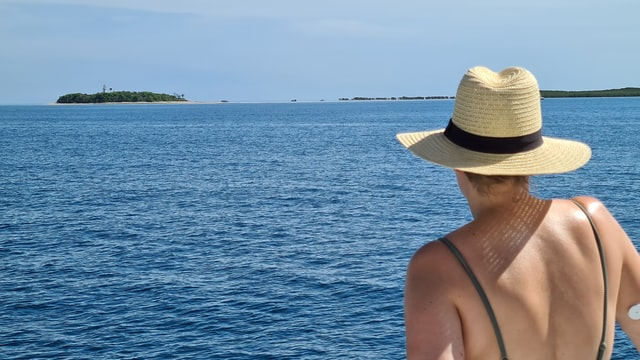
#> input picture images/img2.jpg, 640 x 360 px
$ python RGB_to_binary.py
#> lines starting #> are read from the running program, lines starting #| are printed output that depends on the picture; after the words box and inside, x2 and y2 are one past the last pixel; in counts of white or black regions, pixels touching at a corner belong together
import cv2

# importing the image as grayscale image
img = cv2.imread("images/img2.jpg",0)
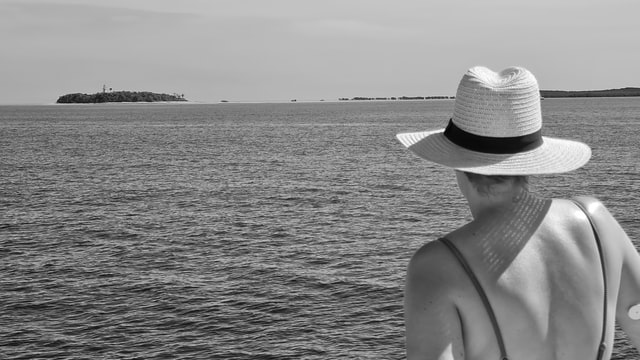
#> img: shape (360, 640); min 0, max 255, mean 136
cv2.imshow("Original image", img)
cv2.waitKey(0)

# converting the image to binary image
ret, binary_image = cv2.threshold(img, 127, 255, cv2.THRESH_BINARY)
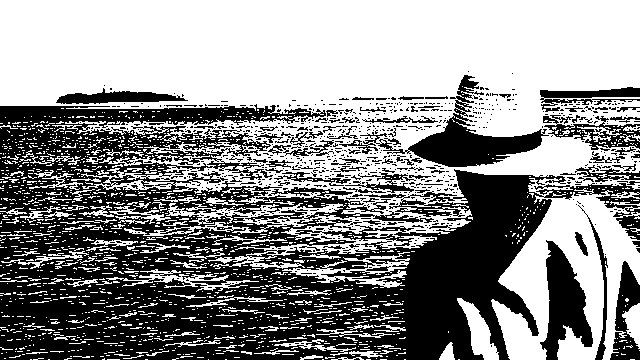
#> binary_image: shape (360, 640); 55.6% white; 819 black regions (731 under 20 px), largest, box (x1, y1, x2, y2) and area: (0, 104, 640, 360) 81639, (339, 75, 549, 167) 4387, (540, 240, 593, 360) 3237
cv2.imshow("Binary Image", binary_image)
cv2.waitKey(0)

cv2.destroyAllWindows()

$ run again, with images/img1.jpg copied over images/img2.jpg
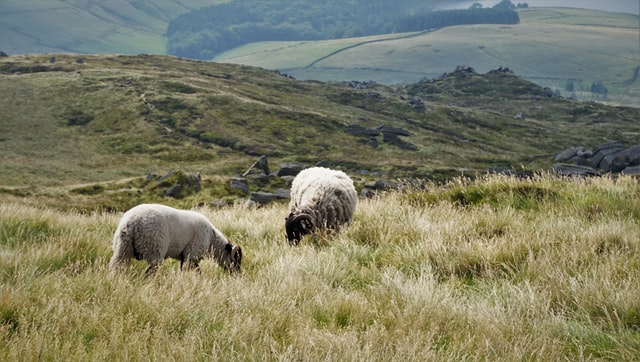
#> input picture images/img1.jpg, 640 x 362 px
#> `img = cv2.imread("images/img2.jpg",0)`:
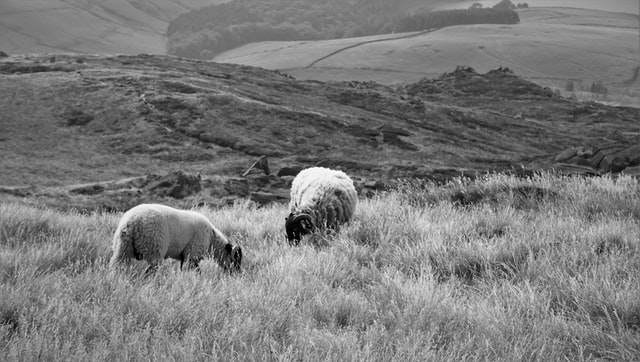
#> img: shape (362, 640); min 0, max 255, mean 120.9
#> `ret, binary_image = cv2.threshold(img, 127, 255, cv2.THRESH_BINARY)`:
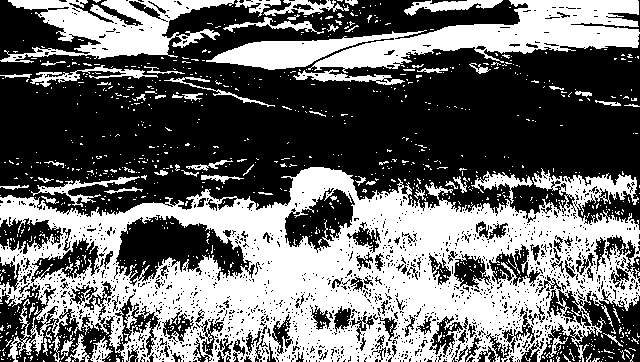
#> binary_image: shape (362, 640); 42.5% white; 1056 white regions (987 under 20 px), largest, box (x1, y1, x2, y2) and area: (0, 167, 640, 362) 67207, (206, 0, 640, 73) 12971, (0, 0, 235, 63) 6771

$ run again, with images/img3.jpg copied over images/img2.jpg
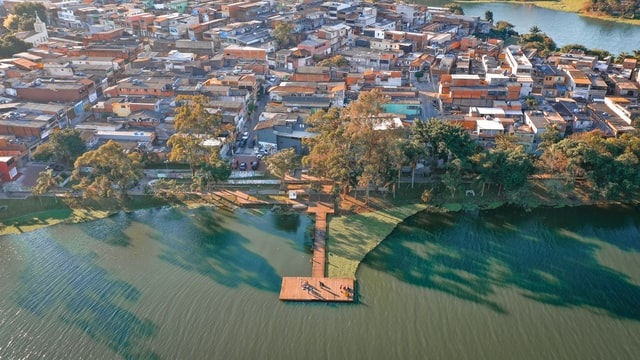
#> input picture images/img3.jpg, 640 x 360 px
#> `img = cv2.imread("images/img2.jpg",0)`:
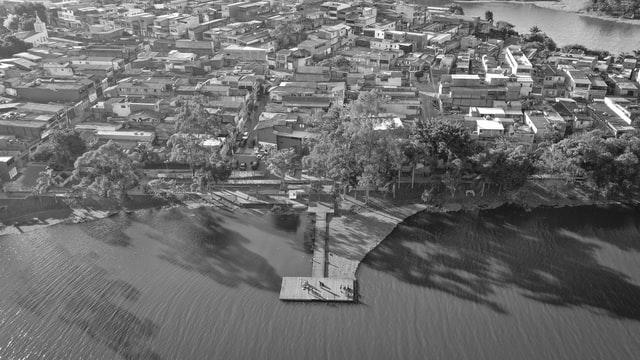
#> img: shape (360, 640); min 12, max 255, mean 109.6
#> `ret, binary_image = cv2.threshold(img, 127, 255, cv2.THRESH_BINARY)`:
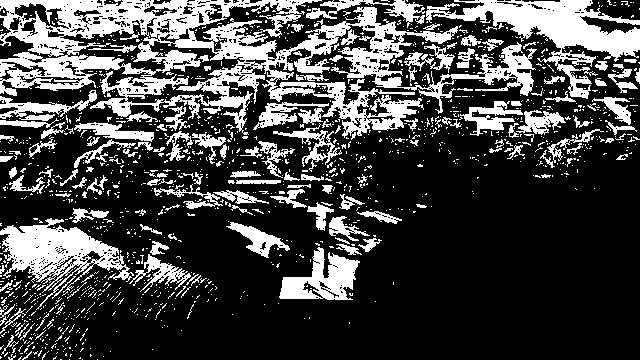
#> binary_image: shape (360, 640); 27% white; 1376 white regions (1223 under 20 px), largest, box (x1, y1, x2, y2) and area: (0, 0, 537, 138) 25523, (426, 0, 640, 99) 6458, (0, 218, 134, 310) 4468

$ run again, with images/img4.jpg copied over images/img2.jpg
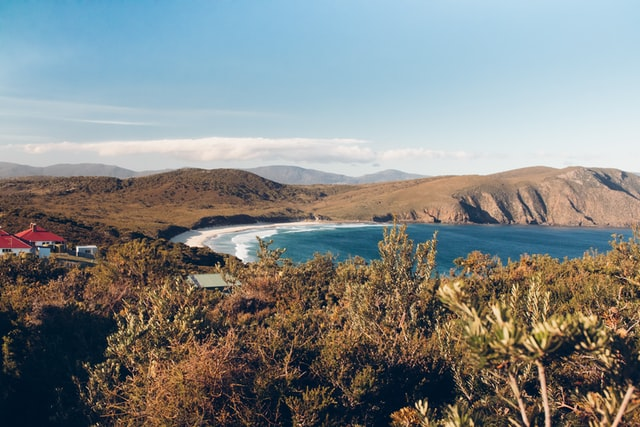
#> input picture images/img4.jpg, 640 x 427 px
#> `img = cv2.imread("images/img2.jpg",0)`:
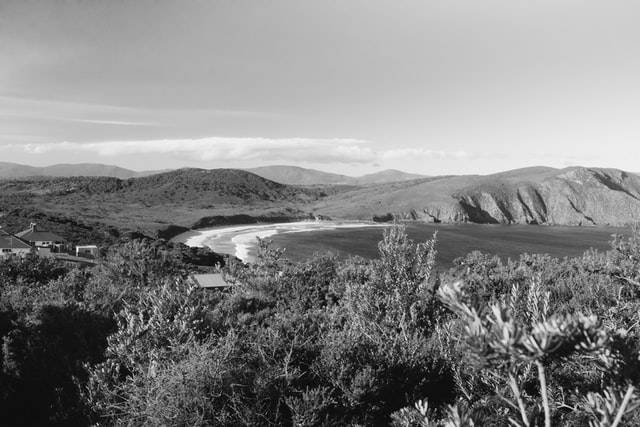
#> img: shape (427, 640); min 0, max 255, mean 132.6
#> `ret, binary_image = cv2.threshold(img, 127, 255, cv2.THRESH_BINARY)`:
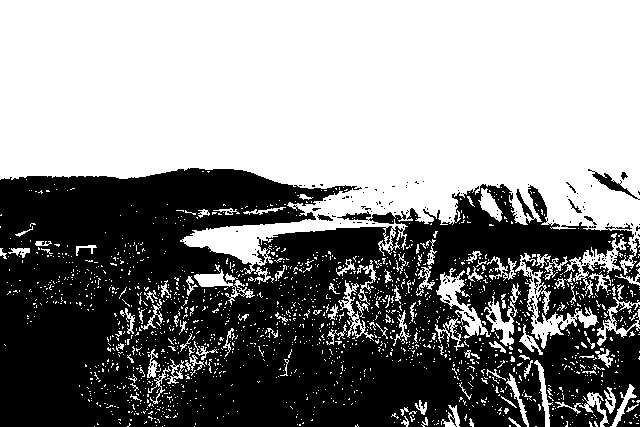
#> binary_image: shape (427, 640); 53.9% white; 160 black regions (149 under 20 px), largest, box (x1, y1, x2, y2) and area: (0, 168, 640, 427) 124823, (588, 169, 640, 200) 308, (317, 214, 333, 221) 60
